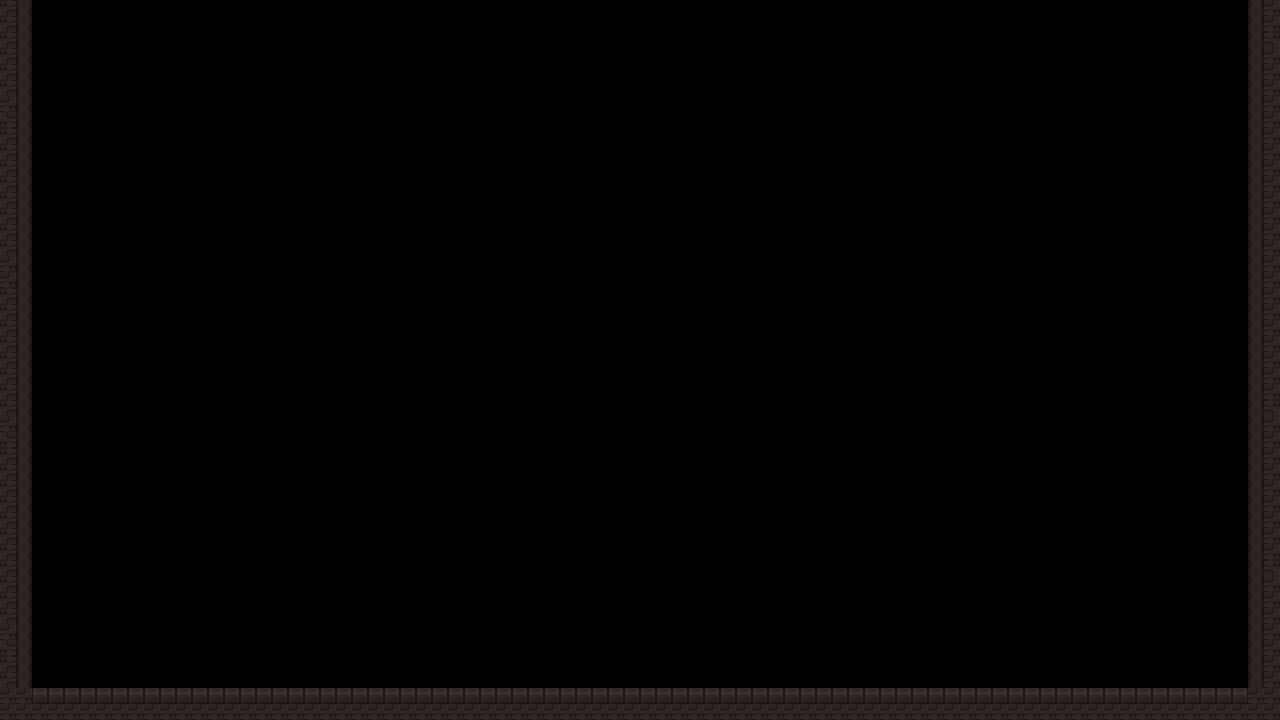

Rendered tile map (Tiled .tmx) drawn with the repository's tilesets; below, a short description and the map source with its tile grids summarised:
An orthogonal 80x45 tile map with 16x16 px tiles, 1 tile layer (platform).

<map version="1.4" tiledversion="1.4.3" orientation="orthogonal" renderorder="right-down" width="80" height="45" tilewidth="16" tileheight="16" infinite="0" nextlayerid="2" nextobjectid="1">
 <tileset firstgid="1" name="mainlevbuild_A" tilewidth="16" tileheight="16" tilecount="4096" columns="64">
  <image source="mainlevbuild_A.png" width="1024" height="1024" />
 </tileset>
 <layer id="1" name="platform" width="80" height="45">
  <data>[3600 cells, 332 non-empty, 3 distinct tile ids]</data>
 </layer>
</map>
